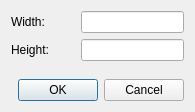
<?xml version="1.0" encoding="UTF-8"?>
<ui version="4.0">
 <class>ResizeDialog</class>
 <widget class="QDialog" name="ResizeDialog">
  <property name="windowModality">
   <enum>Qt::ApplicationModal</enum>
  </property>
  <property name="geometry">
   <rect>
    <x>0</x>
    <y>0</y>
    <width>195</width>
    <height>112</height>
   </rect>
  </property>
  <property name="windowTitle">
   <string>Change Size</string>
  </property>
  <property name="locale">
   <locale language="English" country="UnitedStates"/>
  </property>
  <property name="modal">
   <bool>true</bool>
  </property>
  <layout class="QGridLayout" name="gridLayout_2">
   <item row="0" column="0">
    <widget class="QLabel" name="label">
     <property name="text">
      <string>Width:</string>
     </property>
    </widget>
   </item>
   <item row="1" column="0">
    <widget class="QLabel" name="label_2">
     <property name="text">
      <string>Height:</string>
     </property>
    </widget>
   </item>
   <item row="1" column="2">
    <widget class="QLineEdit" name="lineHeight"/>
   </item>
   <item row="0" column="2">
    <widget class="QLineEdit" name="lineWidth"/>
   </item>
   <item row="2" column="0" colspan="3">
    <layout class="QGridLayout" name="gridLayout">
     <item row="1" column="0">
      <spacer name="horizontalSpacer">
       <property name="orientation">
        <enum>Qt::Horizontal</enum>
       </property>
       <property name="sizeHint" stdset="0">
        <size>
         <width>40</width>
         <height>20</height>
        </size>
       </property>
      </spacer>
     </item>
     <item row="1" column="1">
      <widget class="QDialogButtonBox" name="buttonBox">
       <property name="orientation">
        <enum>Qt::Horizontal</enum>
       </property>
       <property name="standardButtons">
        <set>QDialogButtonBox::Cancel|QDialogButtonBox::Ok</set>
       </property>
      </widget>
     </item>
     <item row="0" column="1">
      <spacer name="verticalSpacer">
       <property name="orientation">
        <enum>Qt::Vertical</enum>
       </property>
       <property name="sizeHint" stdset="0">
        <size>
         <width>20</width>
         <height>40</height>
        </size>
       </property>
      </spacer>
     </item>
    </layout>
   </item>
   <item row="0" column="1">
    <spacer name="horizontalSpacer_2">
     <property name="orientation">
      <enum>Qt::Horizontal</enum>
     </property>
     <property name="sizeType">
      <enum>QSizePolicy::Fixed</enum>
     </property>
     <property name="sizeHint" stdset="0">
      <size>
       <width>20</width>
       <height>20</height>
      </size>
     </property>
    </spacer>
   </item>
  </layout>
 </widget>
 <resources/>
 <connections>
  <connection>
   <sender>buttonBox</sender>
   <signal>accepted()</signal>
   <receiver>ResizeDialog</receiver>
   <slot>accept()</slot>
   <hints>
    <hint type="sourcelabel">
     <x>248</x>
     <y>254</y>
    </hint>
    <hint type="destinationlabel">
     <x>157</x>
     <y>274</y>
    </hint>
   </hints>
  </connection>
  <connection>
   <sender>buttonBox</sender>
   <signal>rejected()</signal>
   <receiver>ResizeDialog</receiver>
   <slot>reject()</slot>
   <hints>
    <hint type="sourcelabel">
     <x>316</x>
     <y>260</y>
    </hint>
    <hint type="destinationlabel">
     <x>286</x>
     <y>274</y>
    </hint>
   </hints>
  </connection>
 </connections>
</ui>
